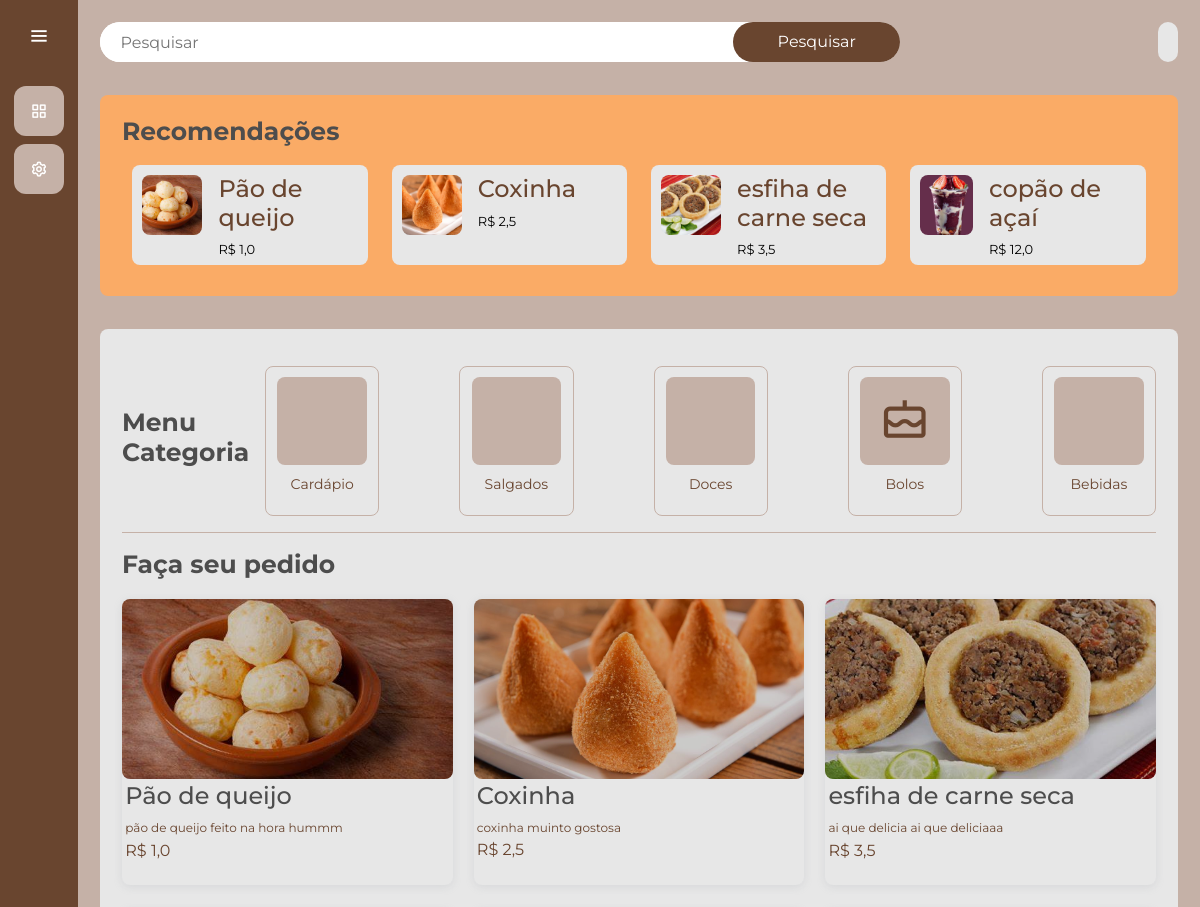
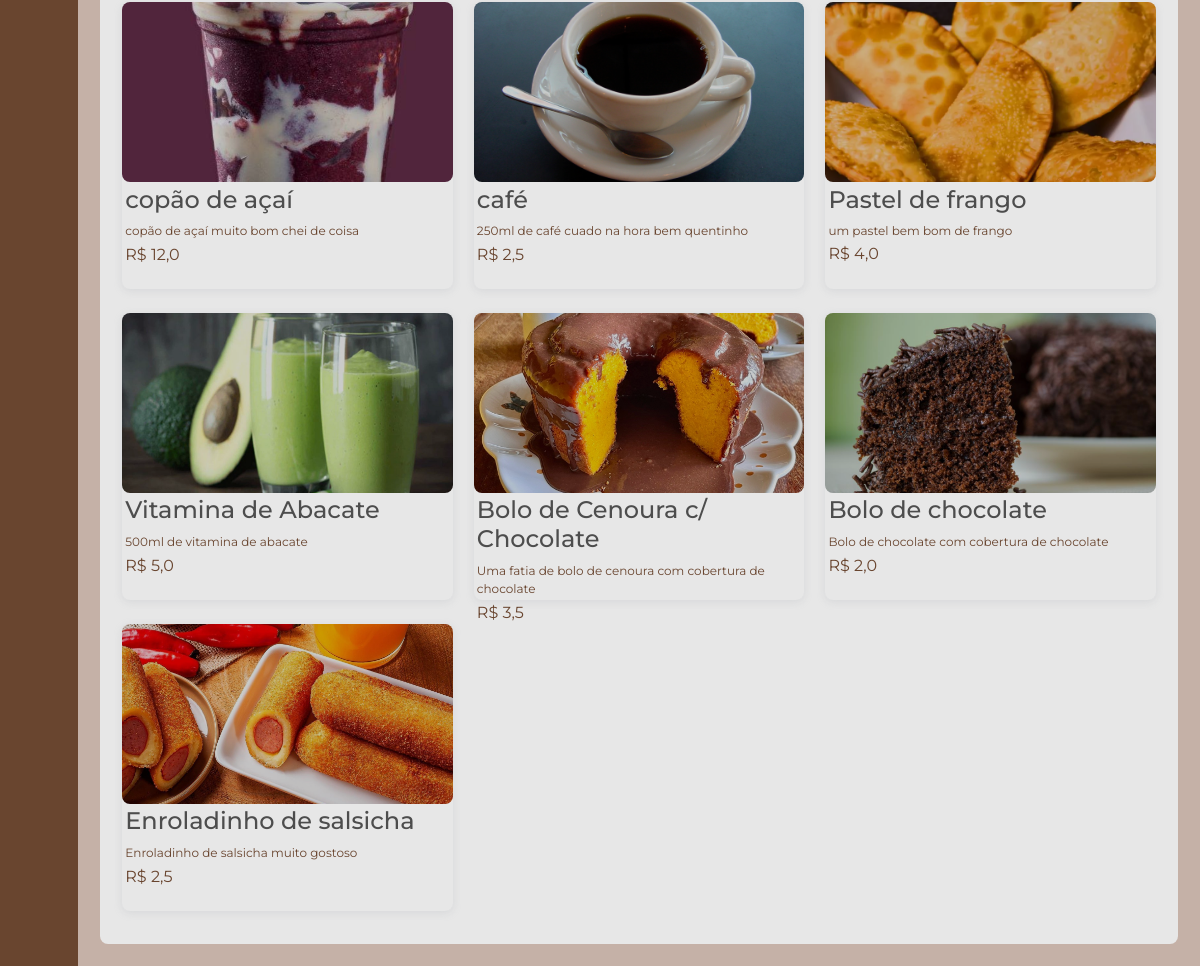
The app's page /usuarios/ (signed in) with its own data (2 pictures, top to bottom).
### gerenciamento/models.py (models this page shows, shortened)
class Produto(models.Model):
    CATEGORIA_CHOICES = [
        ('doce', 'Doce'),
        ('salgado', 'Salgado'),
        ('bebida', 'Bebida'),
        ('bolo', 'Bolo')
    ]
    id_produto = models.AutoField(primary_key=True)
    nome_produto = models.CharField(max_length=255)
    descricao = models.CharField(max_length=255)
    preco = models.FloatField()
    ingredientes = models.ManyToManyField(Ingrediente, through='ProdutoIngrediente')
    categoria = models.CharField(max_length=15, choices=CATEGORIA_CHOICES, default='salgado')
    imagem = models.ImageField(upload_to='media/', null=True, blank=True)

### usuarios/views.py (the view)
# urls.py: path('', views.principal, name='usuarios'),
@login_required(login_url='/usuarios/login/')
def principal(request):
    produtos_list = Produto.objects.all()
    if request.user.is_authenticated:
        pedido, criado = Pedido.objects.get_or_create(cliente=request.user)
        itens = pedido.pedidoproduto_set.all()
        carrinho_itens = pedido.get_carrinho_itens
    contexto = {'produtos': produtos_list, 'itens': itens, 'carrinho_itens': carrinho_itens}
    return render(request, 'principal.html', contexto)

### gerenciamento/models.py (called while the page is built)
    @property
    def get_carrinho_itens(self):
        pedido_produtos = self.pedidoproduto_set.all()
        total = sum([item.quantidade_comprada for item in pedido_produtos])
        return total

### usuarios/models.py (called while the page is built)
    def __str__(self) -> str:
        return self.username

### usuarios/templates/principal.html (shortened to what this page needs)
{% extends "cliente.html" %}
{% load static %}
{% block 'head' %}
    <link rel="stylesheet" href="{% static 'usuarios/css/telaprincipal.css' %}">
    <link rel="stylesheet" href="{% static 'gerenciamento/css/gerenciamento.css' %}">
    <link href='https://unpkg.com/boxicons@2.1.4/css/boxicons.min.css' rel='stylesheet'>
{% endblock %}
{% block 'dashboard' %}
<body>
    <div class="main">
        <div class="main-navbar">
            <div class="search">
                <form id="pesquisa-produto" method="GET" action="{% url 'pesquisar_produto' %}">
                    <input type="text" placeholder="Pesquisar" name="Pesquisar" value="{{termo_pesquisa}}">
                    <button class="search-btn">Pesquisar</button>
                </form>
            </div>
            <div class="profile">
                <a class="cart" href="#" onclick="mostrarCarrinho()"></a>
            </div>
        </div>
        <div class="main-highlight">
            <div class="main-header">
                <h2 class="main-title">Recomendações</h2>
            </div>
            <div class="highlight-wrapper">
                {% for produto in produtos|slice:":4" %}
                    <div class="highlight-card" onclick="expandirProduto('{{ produto.nome_produto }}', '{{ produto.descricao }}', '{{ produto.preco }}', '{{ produto.imagem.url }}')">
                        <img class="highlight-img" src="{{ produto.imagem.url }}" alt="{{ produto.nome_produto }}">
                        <div class="highlight-desc">
                            <h4>{{ produto.nome_produto }}</h4>
                            <p>R$ {{ produto.preco }}</p>
                        </div>
                    </div>
                {% endfor %}
            </div>
        </div>
        <div class="main-menus">
            <div class="main-filter">
                <div>
                    <h2 class="main-title">Menu<br>Categoria</h2>
                </div>
                <div class="filter-wrapper">
                    <div class="filter-card category-filter" data-category="cardapio">
                        <div class="filter-icon">
                        </div>
                        <p>Cardápio</p>
                    </div>
                    <div class="filter-card category-filter" data-category="salgado">
                        <div class="filter-icon">
                        </div>
                        <p>Salgados</p>
                    </div>
                    <div class="filter-card category-filter" data-category="doce">
                        <div class="filter-icon">
                        </div>
                        <p>Doces</p>
                    </div>
                    <div class="filter-card category-filter" data-category="bolo">
                        <div class="filter-icon">
                            <i class='bx bx-cake'></i>
                        </div>
                        <p>Bolos</p>
                    </div>
                    <div class="filter-card category-filter" data-category="bebida">
                        <div class="filter-icon">
                        </div>
                        <p>Bebidas</p>
                    </div>
                </div>
            </div>
            <hr class="divider">
            <div class="main-detail">
                <h2 class="main-title">Faça seu pedido</h2>
                <div class="detail-wrapper">
                    {% for produto in produtos %}
                    <div class="detail-card produto-card {{ produto.categoria }}" onclick="expandirProduto('{{ produto.nome_produto }}', '{{ produto.descricao }}', '{{ produto.preco }}', '{{ produto.imagem.url }}')">
                        <img class="detail-img" src="{{ produto.imagem.url }}" alt="{{ produto.nome_produto }}">
                        <div class="detail-desc">
                            <div class="detail-name">
                                <h4>{{produto.nome_produto}}</h4>
                                <p class="detail-sub">{{produto.descricao}}</p>
                                <p class="price">R$ {{produto.preco}}</p>
                            </div>
                        </div>
                    </div>
                    {% endfor %}
                </div>
            </div>
        </div>
    </div>
</body>
{% endblock %}

### templates/static/general/css/base.css (style rules this page uses)
* { margin: 0; padding: 0; box-sizing: border-box; font-family: "Montserrat" , sans-serif; }
body { background-color: hsl(0, 0%, 98%); }
h1,h2,h3,h4,h5,h6 { color:hsl(0, 0%, 30%); }

### templates/static/general/css/general.css (style rules this page uses)
:root { --main-color: #c5b1a7; --dark-color: #69452F; --light-color: #E7E7E7; --contrast-color: #faab66; --differential-color: #4b280b; --red-color: #9E7047; }

### templates/static/usuarios/css/telaprincipal.css (style rules this page uses)
:root { --main-color: #c5b1a7; --dark-color: #69452F; --light-color: #E7E7E7; --contrast-color: #faab66; --differential-color: #4b280b; --red-color: #9E7047; }
* { margin: 0; padding: 0; box-sizing: border-box; outline: none; font-family: 'Montserrat', sans-serif; }
body { width: 100%; height: auto; display: flex; }
.main { width: 100%; height: max-content; padding: 2%; min-height: 100vh; background-color: var(--main-color); }
.main-navbar { display: flex; justify-content: space-between; align-items: center; }
.search { width: 800px; height: 40px; display: flex; justify-content: space-around; background-color: white; border-radius: 20px; }
.search input { width: 80%; height: 100%; padding: 20px; border: none; border-radius: 20px; }
.search-btn { background-color: var(--dark-color); color: white; border: none; border-radius: 20px; width: 180px; cursor: pointer; margin-left: 35px; height: 40px; }
#pesquisa-produto { width: 800px; display: flex; margin: 0 auto; }
.profile { display: flex; align-items: center; gap: 0.5rem; }
.cart { display: flex; justify-content: center; align-items: center; background-color: var(--light-color); font-size: 20px; color: var(--dark-color); text-decoration: none; padding: 0 10px; height: 40px; border-radius: 50px; }
.main-highlight { margin: 3% 0; padding: 2%; background-color: var(--contrast-color); border-radius: 8px; }
.main-header { display: flex; width: 100%; justify-content: space-between; align-items: center; }
.main-title { font-size: 20px; font-weight: 700; }
.highlight-wrapper { width: 100%; display: flex; padding: 1%; border-radius: 8px; gap: 1.5rem; overflow-x: hidden; }
.highlight-card { display: flex; flex-direction: row; min-width: 200px; width: 80%; max-height: 100px; gap: 1rem; border-radius: 8px; padding: 1%; background-color: var(--light-color); cursor: pointer; }
.highlight-img { width: 60px; height: 60px; border-radius: 8px; object-fit: cover; object-position: center; }
.highlight-desc h4 { color: var(--dark-color); }
.highlight-desc p { color: black; font-size: 13px; }
.main-menus { min-height: 100%; background-color: var(--light-color); padding: 2%; border-radius: 8px; }
.main-filter { width: 100%; display: flex; flex-direction: row; align-items: center; margin-top: 1rem; gap: 1rem; }
.filter-wrapper { display: flex; justify-content: flex-start; overflow-x: hidden; width: 100%; height: 150px; gap: 5rem; }
.filter-card { display: flex; flex-direction: column; align-items: center; justify-content: space-around; min-width: 80px; width: 200px; height: 100%; background-color: var(--light-color); color: var(--dark-color); border-radius: 8px; border: 1px solid var(--main-color); font-size: 14px; cursor: pointer; }
.filter-icon { margin-top: 5px; display: flex; justify-content: center; align-items: center; width: 80%; height: 60%; font-size: 50px; background-color: var(--main-color); color: var(--dark-color); border-radius: 8px; }
.filter-card.category-filter { cursor: pointer; }
.divider { margin: 1rem 0; height: 1px; width: 100%; background-color: var(--main-color); border: none; }
.main-detail { margin: 1rem 0 1.5rem 0; }
.detail-wrapper { display: grid; grid-template-columns: repeat(auto-fit, minmax(250px, 1fr)); width: 100%; margin-top: 1rem; gap: 2%; border-radius: 8px; }
.detail-card { min-height: 280px; height: 100%; background-color: var(--light-color); border-radius: 8px; margin: 1% 0; box-shadow: rgba(149, 157, 165, 0.2) 0px 2px 8px 0px; cursor: pointer; }
.detail-img { width: 100%; height: 180px; border-radius: 8px; object-fit: cover; object-position: center; filter: brightness(0.8); }
.detail-desc { display: flex; justify-content: space-between; align-items: flex-start; padding: 1%; width: 100%; }
.detail-sub { font-size: 12px; color: var(--dark-color); letter-spacing: 0.5; margin: 1% 0; }
.price { color: var(--dark-color); }

### templates/static/gerenciamento/css/gerenciamento.css (style rules this page uses)
:root { --main-color: #c5b1a7; --dark-color: #69452F; --light-color: #E7E7E7; --contrast-color: #faab66; --differential-color: #4b280b; --red-color: #9E7047; }
.main-title { font-size: 25px; font-weight: 700; align-self: center; }

### records on screen
Produto: imagem (picture), nome_produto "Pão de queijo", preco "1,0", descricao "pão de queijo feito na hora hummm"
Produto: imagem (picture), nome_produto "Coxinha", preco "2,5", descricao "coxinha muinto gostosa"
Produto: imagem (picture), nome_produto "esfiha de carne seca", preco "3,5", descricao "ai que delicia ai que deliciaaa"
Produto: imagem (picture), nome_produto "copão de açaí", preco "12,0", descricao "copão de açaí muito bom chei de coisa"
Produto: imagem (picture), nome_produto "café", descricao "250ml de café cuado na hora bem quentinho", preco "2,5"
Produto: imagem (picture), nome_produto "Pastel de frango", descricao "um pastel bem bom de frango", preco "4,0"
Produto: imagem (picture), nome_produto "Vitamina de Abacate", descricao "500ml de vitamina de abacate", preco "5,0"
Produto: imagem (picture), nome_produto "Bolo de Cenoura c/ Chocolate", descricao "Uma fatia de bolo de cenoura com cobertura de chocolate", preco "3,5"
Produto: imagem (picture), nome_produto "Bolo de chocolate", descricao "Bolo de chocolate com cobertura de chocolate", preco "2,0"
Produto: imagem (picture), nome_produto "Enroladinho de salsicha", descricao "Enroladinho de salsicha muito gostoso", preco "2,5"
